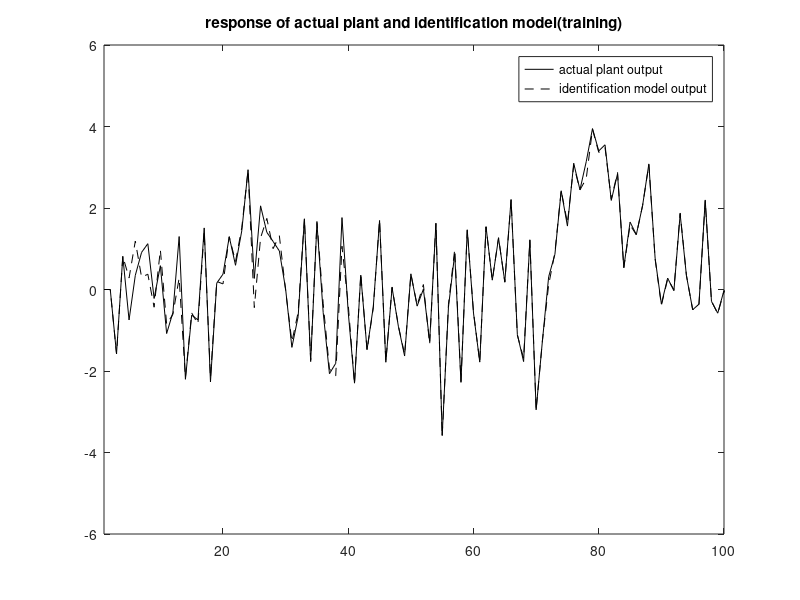
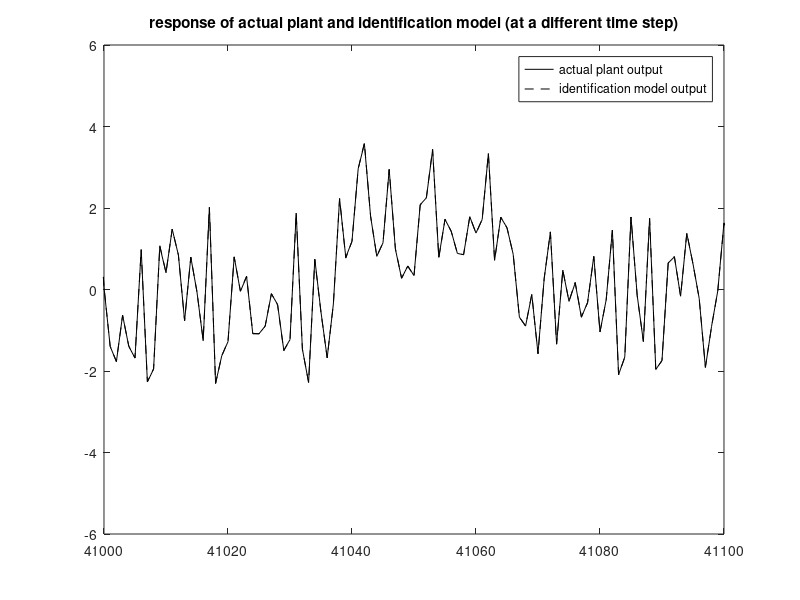
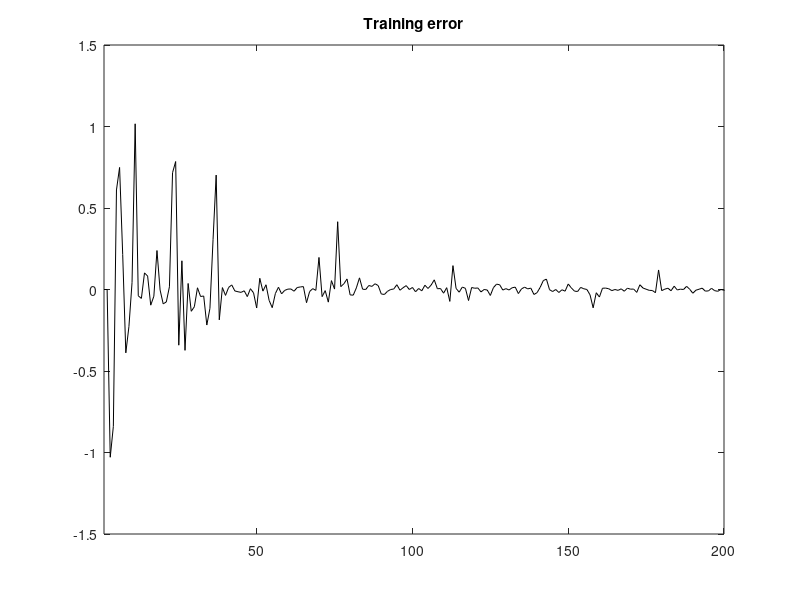
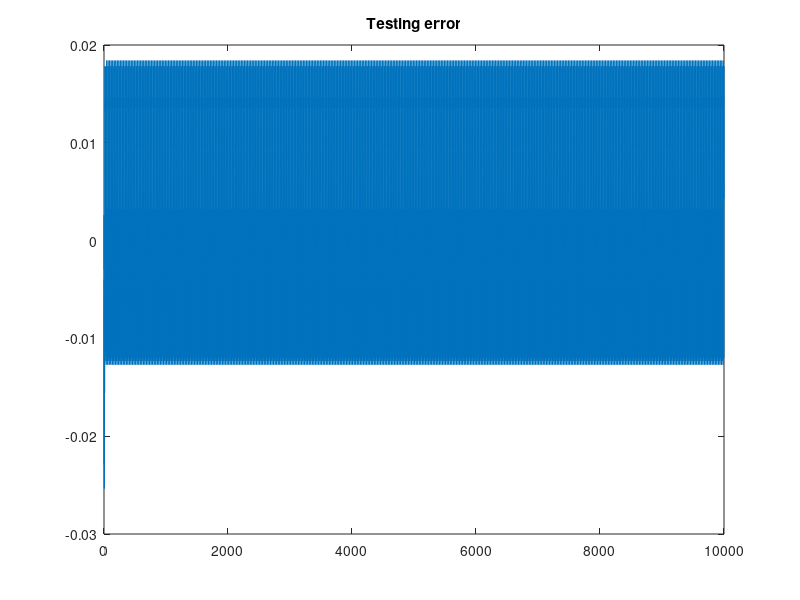

Here is the MATLAB script that generated these plots, in order:
%%%% IDENTIFICATION EXAMPLE 2 PART B OSLA MCNN

%%%%%%%%%%%%% IDENTIFICATION PROCESS
clc;clear;
k=[1:50000];
f=@(x,y)(x*y*(x+2.5)/(1+x^2+y^2));

NNclass=[2 70 1];
in=NNclass(1);n1=NNclass(2);out=NNclass(3);

W1=randn(in+1,n1);          %%%% Weight initialization
W2=zeros(n1+1,out);

yp=[0 0 zeros(1,length(k))];                  
yphat=[0 0 zeros(1,length(k))];
u=(-2+4*rand(1,length(k)+2));        %%%% Input to the systems

e1=0.001;
e2=0.50;

lambda=1e-04;
P=(1/lambda)*eye(n1+1);

error_train=zeros(1,length(k)+2);
for i=3:length(k)+2
    i
    yp(i)=f(yp(i-1),yp(i-2))+u(i-1);
    %Forward Pass
    A1=[1 yp(i-1) yp(i-2)]*W1;
    y1=tanh(A1);
    v1=[1 y1];
    A2=[1 y1]*W2;
    N=A2;
    %Identification model output
    yphat(i)=N+u(i-1);
    e=-(yphat(i)-yp(i));            %%%% error
    
    if(abs(e)<e1)
        continue;
    elseif(abs(e)>e1 && abs(e)<e2)    
        P=P - ((P*v1'*v1*P)./(1+v1*P*v1'));
        W2=W2+e*P*v1';
        error_train(i-2)=e;
    else
        W1=[W1 randn(in+1,1)];
        W2=[W2;0];
        
        A1=[1 yp(i-1) yp(i-2)]*W1;
        y1=tanh(A1);
        v1=[1 y1];
        A2=[1 y1]*W2;
        N=A2;
        P=[P zeros(size(P,1),1)];
        P=[P;zeros(1,size(P,2))];
        P(end,end)=1/lambda;
        P=P - ((P*v1'*v1*P)./(1+v1*P*v1'));
        W2=W2+e*P*v1';
        error_train(i-2)=e;
    end
end
%%
plot(yp,'k')
hold on
plot(yphat,'k--','LineWidth',0.5)
xlim([1 100])
title('response of actual plant and identification model(training)');
legend('actual plant output','identification model output');
%saveas(gcf,'C:/Users/tarun/Documents/id/figs/ex2/osla/train1.png')
%%
%plot different time step
figure;
plot(yp,'k')
hold on
plot(yphat,'k--','LineWidth',0.5)
xlim([41000 41100])
title('response of actual plant and identification model (at a different time step)');
legend('actual plant output','identification model output');
%saveas(gcf,'C:/Users/tarun/Documents/id/figs/ex2/osla/train2.png')
%%
%Performance Measure
figure;
plot(error_train,'k')
xlim([1 200])
title('Training error')
rmse1=rms(error_train(1:10000));
rmse2=rms(error_train(10001:end));
fprintf('Training RMS error 1 = %f\n',rmse1);
fprintf('Training RMS error 2 = %f\n\n',rmse2);
disp('Variance Accounted For (training)');
VAF=(1-var(yp-yphat)/var(yp))*100;
disp(VAF);
%saveas(gcf,'C:/Users/tarun/Documents/id/figs/ex2/osla/error_train.png')
%%
%saving weights and biases
save('WeightsH1_NP90_ex2b_osla','W1','W2');
disp('saved');
%%
clear;
%loading weights and biases
load('WeightsH1_NP90_ex2b_osla');
disp('loaded');
%%
k=[1:10000];
f=@(x,y)(x*y*(x+2.5)/(1+x^2+y^2));

b=normrnd(0,2,1,1);
a=normrnd(0,2,1,1);
yp=[b a zeros(1,length(k))];                  
yphat=[b a zeros(1,length(k))];
error_test=zeros(1,length(k));
for i=3:length(k)+2
    u=sin(2*pi*(i-3)/25);              %%%% This is to show the output like in NP90
    %if(i>250)
    %    u=0.5*(u+sin(2*pi*(i-3)/25));
    %end
    yp(i)=f(yp(i-1),yp(i-2))+u;
    
    A1=[1 yphat(i-1) yphat(i-2)]*W1;
    y1=tanh(A1);
    A2=[1 y1]*W2;
    N=A2;
    
    yphat(i)=N+u;
    e=-(yphat(i)-yp(i));
    error_test(i-2)=e;
end
%%
%Performance Measures
figure;
plot(error_test)
title('Testing error');
rmse1=rms(error_test(1:1000));
rmse2=rms(error_test(1001:end));
fprintf('Testing RMS error 1 = %f\n',rmse1);
fprintf('Testing RMS error 2 = %f\n\n',rmse2);
disp('Variance Accounted For (testing)');
VAF=(1-var(yp-yphat)/var(yp))*100;
disp(VAF);
%saveas(gcf,'C:/Users/tarun/Documents/id/figs/ex2/osla/error_test.png')
%%
figure;
plot(yp,'LineWidth',1.5)
hold on
plot(yphat,'--','LineWidth',2.0)
xlim([1 100])
ylim([-2 5])
title('response of actual plant and identified model to a different input(testing)')
legend('actual plant output','identification model output');
%saveas(gcf,'C:/Users/tarun/Documents/id/figs/ex2/osla/test.png')